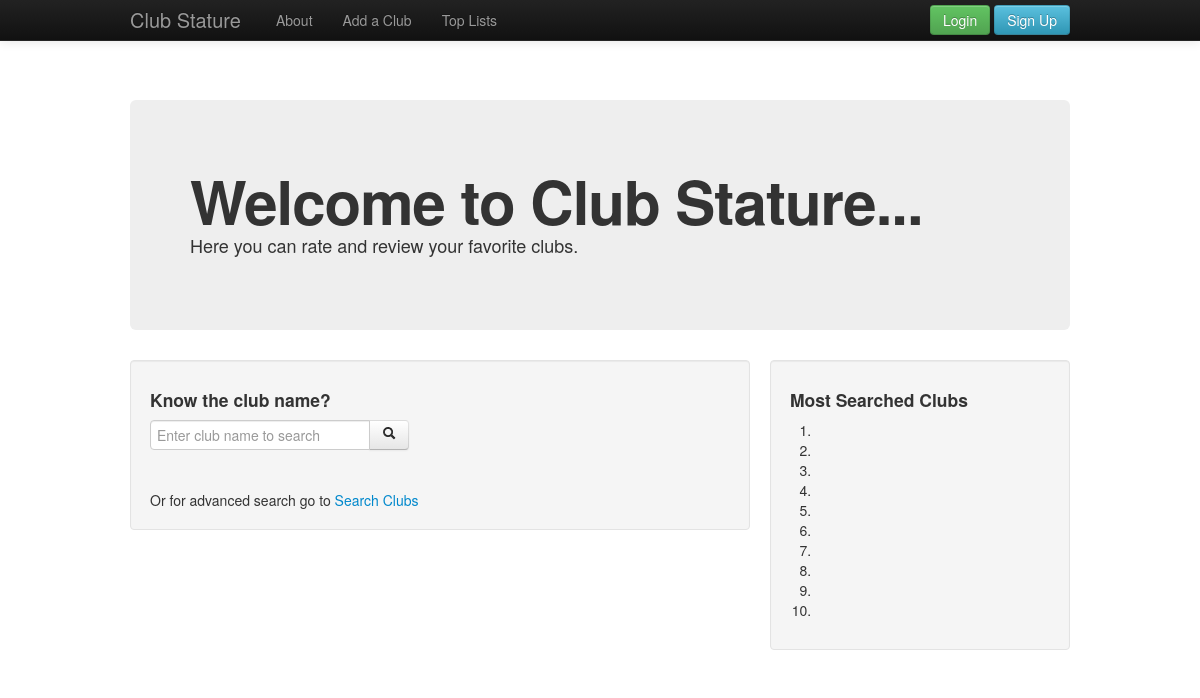
The page / on the database its author committed.
### tables this page shows
CREATE TABLE IF NOT EXISTS `menu` (
  `id` int(11) NOT NULL AUTO_INCREMENT,
  `menu_name` varchar(30) NOT NULL,
  `slug` varchar(30) NOT NULL,
  `position` int(3) NOT NULL,
  PRIMARY KEY (`id`)
);

### includes/sessions.php (called while the page is built, shortened)
<?php
    function loggedIn(){
        return isset($_SESSION['userId']);
    }
?>

### includes/functions.php (the view, shortened to what this page needs)
<?php
    function getNavItems() {
        global $connection;
        $query = "SELECT * FROM menu ORDER BY position;";
        $menu_set = mysql_query($query, $connection);
        return $menu_set;
    }
    function printNav($public = true){
        $output = "";
        $output .= "<div class=\"navbar navbar-inverse navbar-fixed-top\">
                    <div class=\"navbar-inner\">
                    <div class=\"container\">
                    <a class=\"brand\" href=\"index.php\">";
        $output .= NAME;
        $output .= "</a>";
        if($public == true){
            $output .= "<div class=\"navbar-content\">
                                <ul class=\"nav\">";
            $menuSet = getNavItems();
            while($menuItem = mysql_fetch_array($menuSet)){
                $output .= "<li><a href = \"{$menuItem['slug']}\">{$menuItem['menu_name']}</a></li>";
              }
            $output .= "</ul>
                        </div>";
            if(loggedIn()){
                $userDetails = getUserInfo($_SESSION['userId']);
                $output .= "<div class=\"btn-group pull-right\">
                            <h3 class=\"user dopdown-toggle\" data-toggle=\"dropdown\"> <i class=\"icon-user icon-white\"></i>{$userDetails['username']}</h3>
                            <ul class=\"dropdown-menu\">
                            <li><a href=\"changePassword.php\">Change Password</a></li>
                            <li><a href=\"deleteAccount.php\"><i class=\"icon-trash\"></i> Delete Account </a></li>
                            <li class=\"divider\"></li>
                            <li><a href=\"logout.php\"><i class=\"icon-off\"></i> Log Out</a></li>
                            </ul>
                            </div>";
            }
            else{
                $output .= "<div class = \"pull-right\">
                            <a href = \"login.php\" class = \"btn btn-success\">Login</a>
                            <a href = \"signup.php\" class = \"btn btn-info\">Sign Up</a>
                            <div>";
            }
            $output .= "</div>
                        </div>
                        </div>
                        </div>
                        </div>";
        }
        else{
            $output .= "</div>
                        </div>
                        </div>";
        }
        return $output;
    }
?>

### rows shown on the page
menu: menu_name "About"
menu: menu_name "Add a Club"
menu: menu_name "Top Lists"

### other values the page prints
$nav "Club Stature"
NAME "Club Stature"
